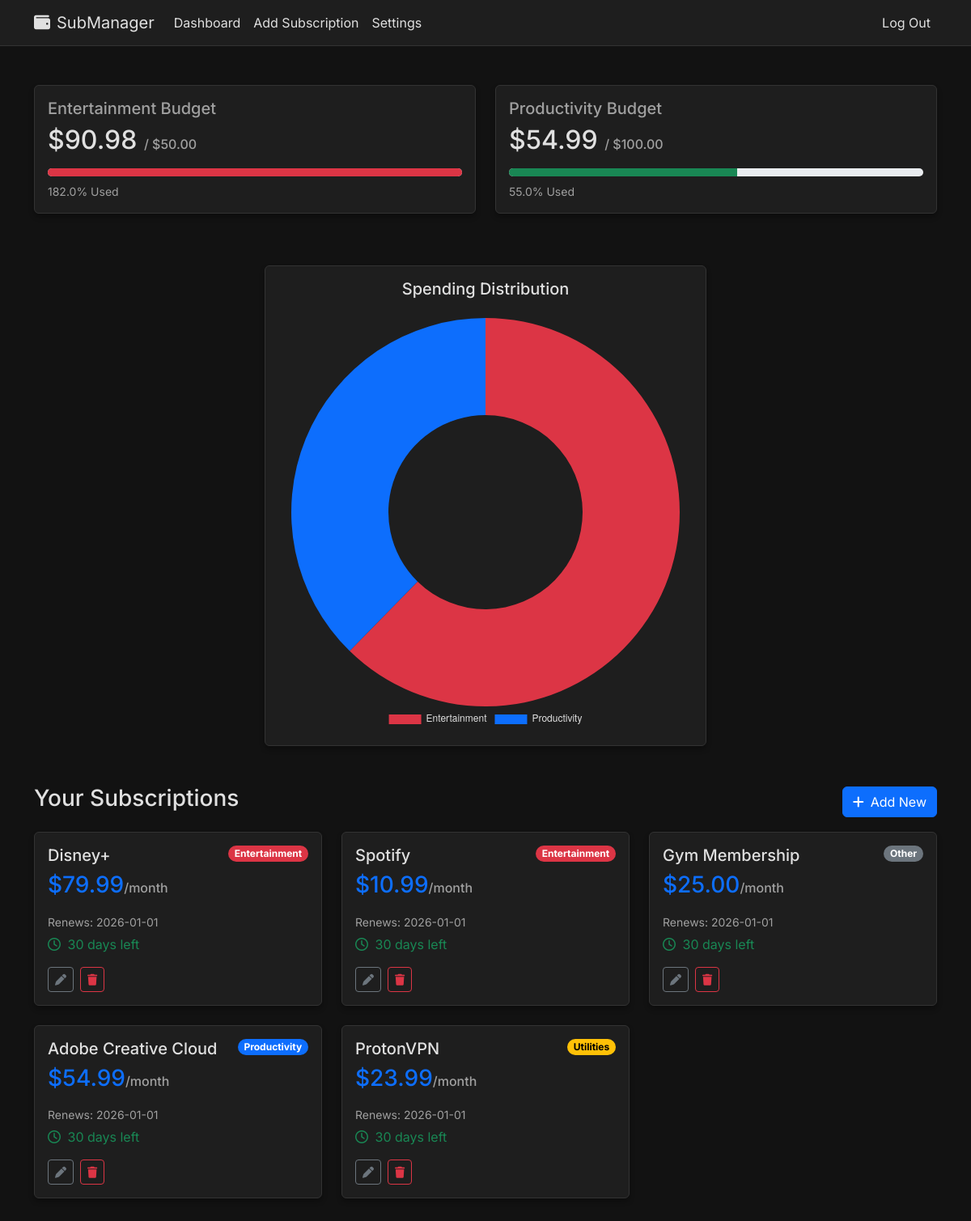
The app's page / (signed in) with its own data.
### tables this page shows
CREATE TABLE users (
    id INTEGER PRIMARY KEY AUTOINCREMENT,
    username TEXT NOT NULL,
    hash TEXT NOT NULL,
    entertainment_budget REAL DEFAULT 50.0,
    productivity_budget REAL DEFAULT 100.0
);

CREATE TABLE subscriptions (
    id INTEGER PRIMARY KEY AUTOINCREMENT,
    user_id INTEGER NOT NULL,
    name TEXT NOT NULL,
    cost REAL NOT NULL,
    category TEXT NOT NULL,
    renewal_date DATE NOT NULL,
    cancel_url TEXT, billing_cycle TEXT DEFAULT 'Monthly',
    FOREIGN KEY(user_id) REFERENCES users(id)
);

### app.py (the view)
@app.route("/")
@login_required
def index():
    user_id = session["user_id"]
    user = db.execute("SELECT entertainment_budget, productivity_budget FROM users WHERE id = ?", user_id)[0]
    ent_budget = user["entertainment_budget"]
    prod_budget = user["productivity_budget"]
    subs = db.execute("SELECT * FROM subscriptions WHERE user_id = ? ORDER BY renewal_date", user_id)
    ent_spent = 0
    prod_spent = 0
    today = datetime.now().date()
    for sub in subs:
        billing_cycle = sub.get("billing_cycle", "Monthly")
        monthly_cost = normalize_to_monthly(sub["cost"], billing_cycle)
        sub["monthly_cost"] = monthly_cost  # Add to subscription for display
        if sub["category"] == "Entertainment":
            ent_spent += monthly_cost
        elif sub["category"] == "Productivity":
            prod_spent += monthly_cost
        renewal_date = datetime.strptime(sub["renewal_date"], '%Y-%m-%d').date()
        delta = renewal_date - today
        sub["days_remaining"] = delta.days
        if sub["days_remaining"] < 0:
             sub["days_remaining"] = 0 # Or handle as overdue
    ent_percent = (ent_spent / ent_budget * 100) if ent_budget > 0 else 0
    prod_percent = (prod_spent / prod_budget * 100) if prod_budget > 0 else 0
    return render_template("index.html",
                           subs=subs,
                           ent_budget=ent_budget, prod_budget=prod_budget,
                           ent_spent=ent_spent, prod_spent=prod_spent,
                           ent_percent=ent_percent, prod_percent=prod_percent)

### app.py (called while the page is built)
def normalize_to_monthly(cost, billing_cycle):
    if billing_cycle == "Weekly":
        return cost * 52 / 12
    elif billing_cycle == "Quarterly":
        return cost / 3
    elif billing_cycle == "Annually":
        return cost / 12
    else:  # Monthly or default
        return cost

@app.after_request
def after_request(response):
    response.headers["Cache-Control"] = "no-cache, no-store, must-revalidate"
    response.headers["Expires"] = 0
    response.headers["Pragma"] = "no-cache"
    return response

### helpers.py (called while the page is built)
def login_required(f):
    @wraps(f)
    def decorated_function(*args, **kwargs):
        if session.get("user_id") is None:
            return redirect("/login")
        return f(*args, **kwargs)
    return decorated_function

def usd(value):
    return f"${value:,.2f}"

### templates/index.html (shortened to what this page needs)
{% extends "layout.html" %}
{% block main %}
<div class="row mb-5">
    <div class="col-md-6 mb-3">
        <div class="card h-100">
            <div class="card-body">
                <h5 class="card-title text-muted">Entertainment Budget</h5>
                <h2 class="mb-3">{{ ent_spent | usd }} <span class="fs-6 text-muted">/ {{ ent_budget | usd }}</span>
                </h2>
                <div class="progress" style="height: 10px;">
                    <div class="progress-bar {% if ent_percent > 100 %}bg-danger{% else %}bg-info{% endif %}"
                        role="progressbar" style="width: {{ ent_percent }}%;" aria-valuenow="{{ ent_percent }}"
                        aria-valuemin="0" aria-valuemax="100"></div>
                </div>
                <small class="text-muted mt-2 d-block">{{ ent_percent | round(1) }}% Used</small>
            </div>
        </div>
    </div>
    <div class="col-md-6 mb-3">
        <div class="card h-100">
            <div class="card-body">
                <h5 class="card-title text-muted">Productivity Budget</h5>
                <h2 class="mb-3">{{ prod_spent | usd }} <span class="fs-6 text-muted">/ {{ prod_budget | usd }}</span>
                </h2>
                <div class="progress" style="height: 10px;">
                    <div class="progress-bar {% if prod_percent > 100 %}bg-danger{% else %}bg-success{% endif %}"
                        role="progressbar" style="width: {{ prod_percent }}%;" aria-valuenow="{{ prod_percent }}"
                        aria-valuemin="0" aria-valuemax="100"></div>
                </div>
                <small class="text-muted mt-2 d-block">{{ prod_percent | round(1) }}% Used</small>
            </div>
        </div>
    </div>
</div>
<div class="row mb-5 justify-content-center">
    <div class="col-md-8 col-lg-6">
        <div class="card">
            <div class="card-body">
                <h5 class="card-title text-center mb-4">Spending Distribution</h5>
                <canvas id="spendingChart"></canvas>
            </div>
        </div>
    </div>
</div>
<div class="row">
    <div class="col-12">
        <div class="d-flex justify-content-between align-items-center mb-3">
            <h3>Your Subscriptions</h3>
            <a href="/add" class="btn btn-primary"><i class="fa-solid fa-plus me-2"></i>Add New</a>
        </div>
        {% if subs %}
        <div class="row">
            {% for sub in subs %}
            <div class="col-md-6 col-lg-4 mb-4">
                <div class="card h-100">
                    <div class="card-body">
                        <div class="d-flex justify-content-between align-items-start mb-2">
                            <h5 class="card-title mb-0">{{ sub.name }}</h5>
                            <span class="badge rounded-pill
                                            {% if sub.category == 'Entertainment' %}badge-entertainment
                                            {% elif sub.category == 'Productivity' %}badge-productivity
                                            {% elif sub.category == 'Utilities' %}badge-utilities
                                            {% else %}badge-other{% endif %}">
                                {{ sub.category }}
                            </span>
                        </div>
                        {% if sub.billing_cycle == 'Weekly' %}
                        <h3 class="card-text text-primary">{{ sub.cost | usd }}<small class="text-muted fs-6">/week</small></h3>
                        <p class="text-muted mb-0"><small>≈ {{ sub.monthly_cost | usd }}/month</small></p>
                        {% elif sub.billing_cycle == 'Quarterly' %}
                        <h3 class="card-text text-primary">{{ sub.cost | usd }}<small class="text-muted fs-6">/quarter</small></h3>
                        <p class="text-muted mb-0"><small>≈ {{ sub.monthly_cost | usd }}/month</small></p>
                        {% elif sub.billing_cycle == 'Annually' %}
                        <h3 class="card-text text-primary">{{ sub.cost | usd }}<small class="text-muted fs-6">/year</small></h3>
                        <p class="text-muted mb-0"><small>≈ {{ sub.monthly_cost | usd }}/month</small></p>
                        {% else %}
                        <h3 class="card-text text-primary">{{ sub.cost | usd }}<small class="text-muted fs-6">/month</small></h3>
                        {% endif %}
                        <div class="mt-3">
                            <p class="mb-1 text-muted"><small>Renews: {{ sub.renewal_date }}</small></p>
                            <p
                                class="mb-3
                                            {% if sub.days_remaining <= 3 %}text-danger fw-bold{% else %}text-success{% endif %}">
                                <i class="fa-regular fa-clock me-1"></i>
                                {% if sub.days_remaining == 0 %}
                                Renews Today!
                                {% else %}
                                {{ sub.days_remaining }} days left
                                {% endif %}
                            </p>
                        </div>
                        <div class="d-flex gap-2 mt-3">
                            <a href="/edit/{{ sub.id }}" class="btn btn-outline-secondary btn-sm">
                                <i class="fa-solid fa-pen"></i>
                            </a>
                            <form action="/delete/{{ sub.id }}" method="post"
                                onsubmit="return confirm('Are you sure?');">
                                <button type="submit" class="btn btn-outline-danger btn-sm">
                                    <i class="fa-solid fa-trash"></i>
                                </button>
                            </form>
                        </div>
                    </div>
                </div>
            </div>
            {% endfor %}
        </div>
        {% else %}
        <div class="alert alert-secondary text-center">
            No subscriptions found. <a href="/add">Add one now!</a>
        </div>
        {% endif %}
    </div>
</div>
<script>
    document.addEventListener('DOMContentLoaded', function () {
        const ctx = document.getElementById('spendingChart').getContext('2d');
        const entSpent = {{ ent_spent }};
    const prodSpent = {{ prod_spent }};
    new Chart(ctx, {
        type: 'doughnut',
        data: {
            labels: ['Entertainment', 'Productivity'],
            datasets: [{
                data: [entSpent, prodSpent],
                backgroundColor: [
                    '#dc3545', // Red
                    '#0d6efd'  // Blue
                ],
                borderWidth: 0
            }]
        },
        options: {
            responsive: true,
            plugins: {
                legend: {
                    position: 'bottom',
                    labels: {
                        color: '#e0e0e0'
                    }
                }
            }
        }
    });
        });
</script>
{% endblock %}

### templates/layout.html (shortened to what this page needs)
<!DOCTYPE html>
<html lang="en">
    <head>
        <link href="https://cdn.jsdelivr.net/npm/bootstrap@5.3.0/dist/css/bootstrap.min.css" rel="stylesheet">
        <link rel="stylesheet" href="https://cdnjs.cloudflare.com/ajax/libs/font-awesome/6.4.0/css/all.min.css">
        <link href="/static/styles.css" rel="stylesheet">
    </head>
    <body>
        <nav class="navbar navbar-expand-lg navbar-dark mb-4">
            <div class="container">
                <a class="navbar-brand" href="/">
                    <i class="fa-solid fa-wallet me-2"></i>SubManager
                </a>
                <div class="collapse navbar-collapse" id="navbarNav">
                    {% if session["user_id"] %}
                        <ul class="navbar-nav me-auto">
                            <li class="nav-item"><a class="nav-link" href="/">Dashboard</a></li>
                            <li class="nav-item"><a class="nav-link" href="/add">Add Subscription</a></li>
                            <li class="nav-item"><a class="nav-link" href="/settings">Settings</a></li>
                        </ul>
                        <ul class="navbar-nav ms-auto">
                            <li class="nav-item"><a class="nav-link" href="/logout">Log Out</a></li>
                        </ul>
                    {% else %}
                        <ul class="navbar-nav ms-auto">
                            <li class="nav-item"><a class="nav-link" href="/register">Register</a></li>
                            <li class="nav-item"><a class="nav-link" href="/login">Log In</a></li>
                        </ul>
                    {% endif %}
                </div>
            </div>
        </nav>
        <div class="container">
            <main class="py-4">
                {% block main %}{% endblock %}
            </main>
        </div>
    </body>
</html>

### static/styles.css (style rules this page uses)
:root { --bg-color: #121212; --card-bg: #1e1e1e; --text-color: #e0e0e0; --accent-color: #0d6efd; --border-color: #333; }
body { background-color: var(--bg-color); color: var(--text-color); font-family: 'Inter', sans-serif; }
.navbar { background-color: var(--card-bg) !important; border-bottom: 1px solid var(--border-color); }
.navbar-brand, .nav-link { color: var(--text-color) !important; }
.card { background-color: var(--card-bg); border: 1px solid var(--border-color); color: var(--text-color); box-shadow: 0 4px 6px rgba(0, 0, 0, 0.3); transition: transform 0.2s; }
.text-muted { color: #a0a0a0 !important; }
.badge-entertainment { background-color: #dc3545; }
.badge-productivity { background-color: #0d6efd; }
.badge-utilities { background-color: #ffc107; color: black; }
.badge-other { background-color: #6c757d; }

### records on screen
users: entertainment_budget "$50.00", productivity_budget "$100.00"
subscriptions: name "Disney+", category "Entertainment", cost "$79.99", renewal_date "2026-01-01", days_remaining "30"
subscriptions: name "Spotify", category "Entertainment", cost "$10.99", renewal_date "2026-01-01", days_remaining "30"
subscriptions: name "Gym Membership", category "Other", cost "$25.00", renewal_date "2026-01-01", days_remaining "30"
subscriptions: name "Adobe Creative Cloud", category "Productivity", cost "$54.99", renewal_date "2026-01-01", days_remaining "30"
subscriptions: name "ProtonVPN", category "Utilities", cost "$23.99", renewal_date "2026-01-01", days_remaining "30"

### other values on screen
{{ ent_spent | usd }} "$90.98"
{{ ent_percent | round(1) }} "182.0"
{{ prod_spent | usd }} "$54.99"
{{ prod_percent | round(1) }} "55.0"
chart data {{ ent_spent }} 90.97999999999999
chart data {{ prod_spent }} 54.99
